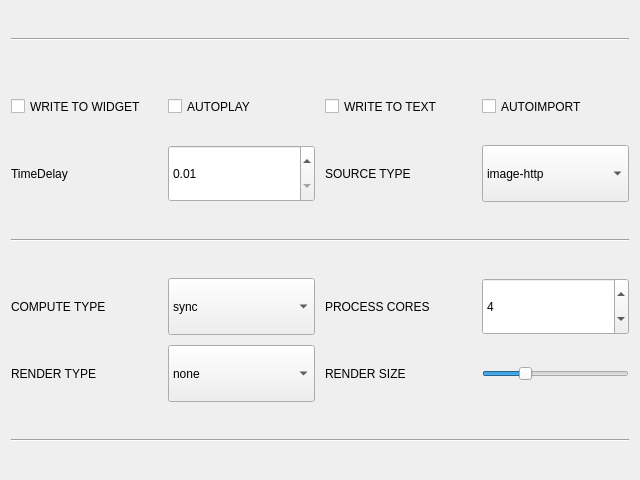
      <widget class="QWidget" name="tab_4">
       <property name="sizePolicy">
        <sizepolicy hsizetype="Expanding" vsizetype="Expanding">
         <horstretch>0</horstretch>
         <verstretch>0</verstretch>
        </sizepolicy>
       </property>
       <property name="minimumSize">
        <size>
         <width>640</width>
         <height>480</height>
        </size>
       </property>
       <property name="maximumSize">
        <size>
         <width>3840</width>
         <height>2160</height>
        </size>
       </property>
       <attribute name="title">
        <string>DEBUG</string>
       </attribute>
       <layout class="QVBoxLayout" name="horizontalLayout_5">
        <item>
         <layout class="QVBoxLayout" name="horizontalLayout_4">
          <item>
           <layout class="QGridLayout" name="grid_4_1">
            <property name="spacing">
             <number>10</number>
            </property>
            <item row="2" column="3">
             <widget class="QCheckBox" name="checkBox_6">
              <property name="sizePolicy">
               <sizepolicy hsizetype="Maximum" vsizetype="Maximum">
                <horstretch>0</horstretch>
                <verstretch>0</verstretch>
               </sizepolicy>
              </property>
              <property name="maximumSize">
               <size>
                <width>3840</width>
                <height>2160</height>
               </size>
              </property>
              <property name="text">
               <string>WRITE TO TEXT</string>
              </property>
             </widget>
            </item>
            <item row="2" column="1">
             <widget class="QCheckBox" name="checkBox_5">
              <property name="sizePolicy">
               <sizepolicy hsizetype="Maximum" vsizetype="Maximum">
                <horstretch>0</horstretch>
                <verstretch>0</verstretch>
               </sizepolicy>
              </property>
              <property name="maximumSize">
               <size>
                <width>3840</width>
                <height>2160</height>
               </size>
              </property>
              <property name="text">
               <string>WRITE TO WIDGET</string>
              </property>
             </widget>
            </item>
            <item row="2" column="4">
             <widget class="QCheckBox" name="checkBox_4">
              <property name="sizePolicy">
               <sizepolicy hsizetype="Maximum" vsizetype="Maximum">
                <horstretch>0</horstretch>
                <verstretch>0</verstretch>
               </sizepolicy>
              </property>
              <property name="maximumSize">
               <size>
                <width>3840</width>
                <height>2160</height>
               </size>
              </property>
              <property name="text">
               <string>AUTOIMPORT</string>
              </property>
             </widget>
            </item>
            <item row="4" column="1" colspan="4">
             <widget class="Line" name="line_13">
              <property name="sizePolicy">
               <sizepolicy hsizetype="Maximum" vsizetype="Maximum">
                <horstretch>0</horstretch>
                <verstretch>0</verstretch>
               </sizepolicy>
              </property>
              <property name="maximumSize">
               <size>
                <width>3840</width>
                <height>2160</height>
               </size>
              </property>
              <property name="orientation">
               <enum>Qt::Horizontal</enum>
              </property>
             </widget>
            </item>
            <item row="6" column="1">
             <widget class="QLabel" name="label_27">
              <property name="sizePolicy">
               <sizepolicy hsizetype="Maximum" vsizetype="Maximum">
                <horstretch>0</horstretch>
                <verstretch>0</verstretch>
               </sizepolicy>
              </property>
              <property name="maximumSize">
               <size>
                <width>3840</width>
                <height>2160</height>
               </size>
              </property>
              <property name="text">
               <string>COMPUTE TYPE</string>
              </property>
             </widget>
            </item>
            <item row="3" column="1">
             <widget class="QLabel" name="label_14">
              <property name="sizePolicy">
               <sizepolicy hsizetype="Maximum" vsizetype="Maximum">
                <horstretch>0</horstretch>
                <verstretch>0</verstretch>
               </sizepolicy>
              </property>
              <property name="maximumSize">
               <size>
                <width>3840</width>
                <height>2160</height>
               </size>
              </property>
              <property name="text">
               <string>TimeDelay</string>
              </property>
             </widget>
            </item>
            <item row="3" column="2">
             <widget class="QDoubleSpinBox" name="TimeDelay_doubleSpinBox">
              <property name="sizePolicy">
               <sizepolicy hsizetype="Maximum" vsizetype="Maximum">
                <horstretch>0</horstretch>
                <verstretch>0</verstretch>
               </sizepolicy>
              </property>
              <property name="maximumSize">
               <size>
                <width>3840</width>
                <height>2160</height>
               </size>
              </property>
              <property name="minimum">
               <double>0.010000000000000</double>
              </property>
              <property name="maximum">
               <double>100.000000000000000</double>
              </property>
             </widget>
            </item>
            <item row="6" column="3">
             <widget class="QLabel" name="label_28">
              <property name="sizePolicy">
               <sizepolicy hsizetype="Maximum" vsizetype="Maximum">
                <horstretch>0</horstretch>
                <verstretch>0</verstretch>
               </sizepolicy>
              </property>
              <property name="maximumSize">
               <size>
                <width>3840</width>
                <height>2160</height>
               </size>
              </property>
              <property name="text">
               <string>PROCESS CORES</string>
              </property>
             </widget>
            </item>
            <item row="2" column="2">
             <widget class="QCheckBox" name="checkBox_3">
              <property name="sizePolicy">
               <sizepolicy hsizetype="Maximum" vsizetype="Maximum">
                <horstretch>0</horstretch>
                <verstretch>0</verstretch>
               </sizepolicy>
              </property>
              <property name="maximumSize">
               <size>
                <width>3840</width>
                <height>2160</height>
               </size>
              </property>
              <property name="text">
               <string>AUTOPLAY</string>
              </property>
             </widget>
            </item>
            <item row="6" column="2">
             <widget class="QComboBox" name="comboBox_3">
              <property name="sizePolicy">
               <sizepolicy hsizetype="Maximum" vsizetype="Maximum">
                <horstretch>0</horstretch>
                <verstretch>0</verstretch>
               </sizepolicy>
              </property>
              <property name="maximumSize">
               <size>
                <width>3840</width>
                <height>2160</height>
               </size>
              </property>
              <property name="currentText">
               <string>sync</string>
              </property>
              <item>
               <property name="text">
                <string>sync</string>
               </property>
              </item>
              <item>
               <property name="text">
                <string>async</string>
               </property>
              </item>
              <item>
               <property name="text">
                <string>multithread</string>
               </property>
              </item>
              <item>
               <property name="text">
                <string>multiprocess</string>
               </property>
              </item>
              <item>
               <property name="text">
                <string>complex</string>
               </property>
              </item>
             </widget>
            </item>
            <item row="8" column="2">
             <widget class="QComboBox" name="render_type_comboBox">
              <property name="sizePolicy">
               <sizepolicy hsizetype="Maximum" vsizetype="Maximum">
                <horstretch>0</horstretch>
                <verstretch>0</verstretch>
               </sizepolicy>
              </property>
              <property name="maximumSize">
               <size>
                <width>3840</width>
                <height>2160</height>
               </size>
              </property>
              <property name="currentText">
               <string>none</string>
              </property>
              <item>
               <property name="text">
                <string>none</string>
               </property>
              </item>
              <item>
               <property name="text">
                <string>source</string>
               </property>
              </item>
              <item>
               <property name="text">
                <string>final</string>
               </property>
              </item>
              <item>
               <property name="text">
                <string>extended</string>
               </property>
              </item>
              <item>
               <property name="text">
                <string>all</string>
               </property>
              </item>
              <item>
               <property name="text">
                <string>debug</string>
               </property>
              </item>
              <item>
               <property name="text">
                <string>test</string>
               </property>
              </item>
             </widget>
            </item>
            <item row="3" column="3">
             <widget class="QLabel" name="label_26">
              <property name="sizePolicy">
               <sizepolicy hsizetype="Maximum" vsizetype="Maximum">
                <horstretch>0</horstretch>
                <verstretch>0</verstretch>
               </sizepolicy>
              </property>
              <property name="maximumSize">
               <size>
                <width>3840</width>
                <height>2160</height>
               </size>
              </property>
              <property name="text">
               <string>SOURCE TYPE</string>
              </property>
             </widget>
            </item>
            <item row="3" column="4">
             <widget class="QComboBox" name="comboBox_2">
              <property name="sizePolicy">
               <sizepolicy hsizetype="Maximum" vsizetype="Maximum">
                <horstretch>0</horstretch>
                <verstretch>0</verstretch>
               </sizepolicy>
              </property>
              <property name="maximumSize">
               <size>
                <width>3840</width>
                <height>2160</height>
               </size>
              </property>
              <item>
               <property name="text">
                <string>image-http</string>
               </property>
              </item>
              <item>
               <property name="text">
                <string>video-rtsp</string>
               </property>
              </item>
              <item>
               <property name="text">
                <string>video-file</string>
               </property>
              </item>
             </widget>
            </item>
            <item row="6" column="4">
             <widget class="QSpinBox" name="spinBox_2">
              <property name="sizePolicy">
               <sizepolicy hsizetype="Maximum" vsizetype="Maximum">
                <horstretch>0</horstretch>
                <verstretch>0</verstretch>
               </sizepolicy>
              </property>
              <property name="maximumSize">
               <size>
                <width>3840</width>
                <height>2160</height>
               </size>
              </property>
              <property name="minimum">
               <number>1</number>
              </property>
              <property name="maximum">
               <number>32</number>
              </property>
              <property name="value">
               <number>4</number>
              </property>
             </widget>
            </item>
            <item row="8" column="1">
             <widget class="QLabel" name="label_25">
              <property name="sizePolicy">
               <sizepolicy hsizetype="Maximum" vsizetype="Maximum">
                <horstretch>0</horstretch>
                <verstretch>0</verstretch>
               </sizepolicy>
              </property>
              <property name="maximumSize">
               <size>
                <width>3840</width>
                <height>2160</height>
               </size>
              </property>
              <property name="text">
               <string>RENDER TYPE</string>
              </property>
             </widget>
            </item>
            <item row="1" column="1" colspan="4">
             <widget class="Line" name="line_12">
              <property name="sizePolicy">
               <sizepolicy hsizetype="Maximum" vsizetype="Maximum">
                <horstretch>0</horstretch>
                <verstretch>0</verstretch>
               </sizepolicy>
              </property>
              <property name="maximumSize">
               <size>
                <width>3840</width>
                <height>2160</height>
               </size>
              </property>
              <property name="orientation">
               <enum>Qt::Horizontal</enum>
              </property>
             </widget>
            </item>
            <item row="8" column="4">
             <widget class="QSlider" name="render_size_horizontalSlider">
              <property name="sizePolicy">
               <sizepolicy hsizetype="Maximum" vsizetype="Maximum">
                <horstretch>0</horstretch>
                <verstretch>0</verstretch>
               </sizepolicy>
              </property>
              <property name="maximumSize">
               <size>
                <width>3840</width>
                <height>2160</height>
               </size>
              </property>
              <property name="minimum">
               <number>1</number>
              </property>
              <property name="maximum">
               <number>100</number>
              </property>
              <property name="singleStep">
               <number>1</number>
              </property>
              <property name="pageStep">
               <number>1</number>
              </property>
              <property name="value">
               <number>28</number>
              </property>
              <property name="orientation">
               <enum>Qt::Horizontal</enum>
              </property>
             </widget>
            </item>
            <item row="8" column="3">
             <widget class="QLabel" name="label_32">
              <property name="sizePolicy">
               <sizepolicy hsizetype="Maximum" vsizetype="Maximum">
                <horstretch>0</horstretch>
                <verstretch>0</verstretch>
               </sizepolicy>
              </property>
              <property name="maximumSize">
               <size>
                <width>3840</width>
                <height>2160</height>
               </size>
              </property>
              <property name="text">
               <string>RENDER SIZE</string>
              </property>
             </widget>
            </item>
            <item row="9" column="1" colspan="4">
             <widget class="Line" name="line_14">
              <property name="sizePolicy">
               <sizepolicy hsizetype="Maximum" vsizetype="Maximum">
                <horstretch>0</horstretch>
                <verstretch>0</verstretch>
               </sizepolicy>
              </property>
              <property name="maximumSize">
               <size>
                <width>3840</width>
                <height>2160</height>
               </size>
              </property>
              <property name="orientation">
               <enum>Qt::Horizontal</enum>
              </property>
             </widget>
            </item>
           </layout>
          </item>
         </layout>
        </item>
       </layout>
      </widget>
